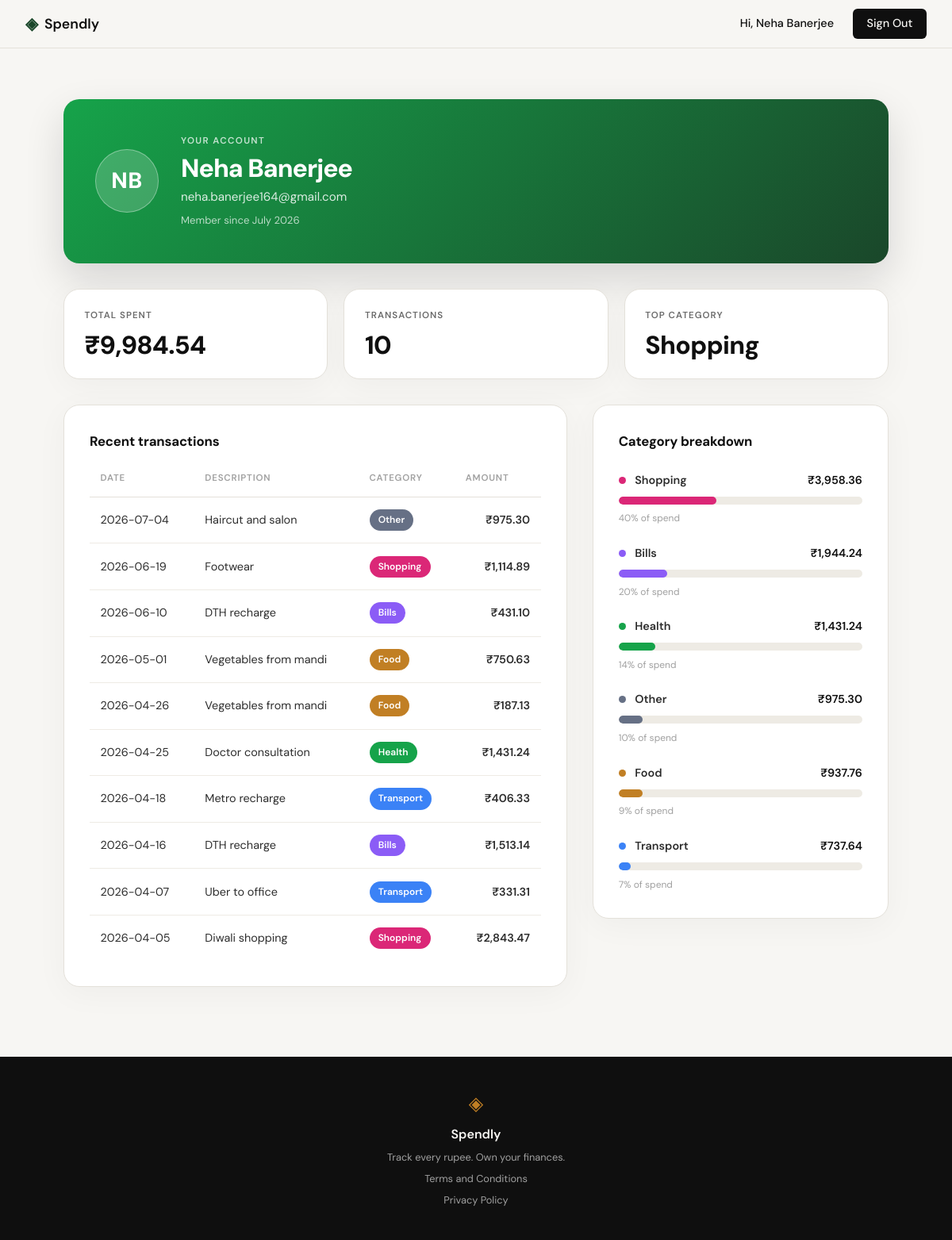
Screenshot of /profile (signed in) with the database file from the repository.
### tables this page shows
CREATE TABLE users (
            id INTEGER PRIMARY KEY AUTOINCREMENT,
            name TEXT NOT NULL,
            email TEXT UNIQUE NOT NULL,
            password_hash TEXT NOT NULL,
            created_at TEXT DEFAULT (datetime('now'))
        );

CREATE TABLE expenses (
            id INTEGER PRIMARY KEY AUTOINCREMENT,
            user_id INTEGER NOT NULL,
            amount REAL NOT NULL,
            category TEXT NOT NULL,
            date TEXT NOT NULL,
            description TEXT,
            created_at TEXT DEFAULT (datetime('now')),
            FOREIGN KEY (user_id) REFERENCES users (id)
        );

### app.py (the view)
@app.route("/profile")
def profile():
    user_id = session.get("user_id")
    if not user_id:
        return redirect(url_for("login"))
    account = get_user_by_id(user_id)
    if account is None:
        session.clear()
        return redirect(url_for("login"))
    user = {
        "name": account["name"],
        "email": account["email"],
        "initials": build_initials(account["name"]),
        "member_since": format_member_since(account["created_at"]),
    }
    stats = get_summary_stats(user_id)
    summary = {
        "total_spent": "{:,.2f}".format(stats["total_spent"]),
        "transaction_count": stats["transaction_count"],
        "top_category": stats["top_category"],
    }
    transactions = [
        {
            "date": t["date"],
            "description": t["description"],
            "category": t["category"],
            "amount": "{:,.2f}".format(t["amount"]),
        }
        for t in get_recent_transactions(user_id)
    ]
    breakdown = [
        {
            "category": c["category"],
            "amount": "{:,.2f}".format(c["amount"]),
            "pct": c["pct"],
            "width_class": "bar-w" + str(round(c["pct"] / 5) * 5),
        }
        for c in get_category_breakdown(user_id)
    ]
    return render_template(
        "profile.html",
        user=user,
        summary=summary,
        transactions=transactions,
        breakdown=breakdown,
    )

### app.py (called while the page is built)
def build_initials(name):
    parts = (name or "").split()
    initials = "".join(part[0] for part in parts[:2])
    return initials.upper() or "?"

def format_member_since(created_at):
    try:
        return datetime.strptime(created_at, "%Y-%m-%d %H:%M:%S").strftime("%B %Y")
    except (TypeError, ValueError):
        return "—"

### database/db.py (called while the page is built)
def get_db():
    conn = sqlite3.connect(DB_PATH)
    conn.row_factory = sqlite3.Row
    conn.execute("PRAGMA foreign_keys = ON")
    return conn

def get_user_by_id(user_id):
    conn = get_db()
    user = conn.execute(
        "SELECT * FROM users WHERE id = ?", (user_id,)
    ).fetchone()
    conn.close()
    return user

def get_summary_stats(user_id):
    conn = get_db()
    total_row = conn.execute(
        "SELECT COALESCE(SUM(amount), 0), COUNT(*) FROM expenses WHERE user_id = ?",
        (user_id,),
    ).fetchone()
    category_row = conn.execute(
        "SELECT category FROM expenses WHERE user_id = ? "
        "GROUP BY category ORDER BY SUM(amount) DESC LIMIT 1",
        (user_id,),
    ).fetchone()
    conn.close()
    transaction_count = total_row[1]
    if transaction_count == 0:
        return {"total_spent": 0, "transaction_count": 0, "top_category": "—"}
    top_category = category_row[0] if category_row is not None else "—"
    return {
        "total_spent": float(total_row[0]),
        "transaction_count": transaction_count,
        "top_category": top_category,
    }

def get_recent_transactions(user_id, limit=10):
    conn = get_db()
    rows = conn.execute(
        "SELECT date, description, category, amount "
        "FROM expenses "
        "WHERE user_id = ? "
        "ORDER BY date DESC, id DESC "
        "LIMIT ?",
        (user_id, limit),
    ).fetchall()
    conn.close()
    return [dict(row) for row in rows]

### templates/profile.html (shortened to what this page needs)
{% extends "base.html" %}
{% block content %}
<section class="profile">
    <div class="profile-inner">
        <div class="profile-hero">
            <div class="profile-avatar" aria-hidden="true">{{ user.initials }}</div>
            <div class="profile-hero-meta">
                <span class="profile-eyebrow">Your account</span>
                <h1 class="profile-name">{{ user.name }}</h1>
                <p class="profile-email">{{ user.email }}</p>
                <p class="profile-since">Member since {{ user.member_since }}</p>
            </div>
        </div>
        <div class="profile-stats">
            <div class="profile-stat">
                <span class="profile-stat-label">Total spent</span>
                <span class="profile-stat-value">₹{{ summary.total_spent }}</span>
            </div>
            <div class="profile-stat">
                <span class="profile-stat-label">Transactions</span>
                <span class="profile-stat-value">{{ summary.transaction_count }}</span>
            </div>
            <div class="profile-stat">
                <span class="profile-stat-label">Top category</span>
                <span class="profile-stat-value">{{ summary.top_category }}</span>
            </div>
        </div>
        <div class="profile-grid">
            <div class="profile-card">
                <h2 class="profile-section-title">Recent transactions</h2>
                {% if transactions %}
                <div class="profile-table-wrap">
                    <table class="profile-table">
                        <thead>
                            <tr>
                                <th>Date</th>
                                <th>Description</th>
                                <th>Category</th>
                                <th class="profile-amount">Amount</th>
                            </tr>
                        </thead>
                        <tbody>
                            {% for tx in transactions %}
                            <tr>
                                <td class="profile-date">{{ tx.date }}</td>
                                <td>{{ tx.description }}</td>
                                <td>
                                    <span class="cat-badge cat-{{ tx.category|lower }}">{{ tx.category }}</span>
                                </td>
                                <td class="profile-amount">₹{{ tx.amount }}</td>
                            </tr>
                            {% endfor %}
                        </tbody>
                    </table>
                </div>
                {% else %}
                <div class="profile-empty">
                    <p class="profile-empty-title">No transactions yet</p>
                    <p class="profile-empty-text">Your recent expenses will show up here once you start tracking.</p>
                </div>
                {% endif %}
            </div>
            <div class="profile-card">
                <h2 class="profile-section-title">Category breakdown</h2>
                {% if breakdown %}
                <div class="profile-breakdown">
                    {% for c in breakdown %}
                    <div class="profile-bar-row">
                        <div class="profile-bar-head">
                            <span class="profile-bar-cat">
                                <span class="cat-dot cat-{{ c.category|lower }}" aria-hidden="true"></span>
                                {{ c.category }}
                            </span>
                            <span class="profile-bar-amt">₹{{ c.amount }}</span>
                        </div>
                        <div class="profile-bar-track">
                            <div class="profile-bar-fill cat-{{ c.category|lower }} {{ c.width_class }}"></div>
                        </div>
                        <span class="profile-bar-pct">{{ c.pct }}% of spend</span>
                    </div>
                    {% endfor %}
                </div>
                {% else %}
                <div class="profile-empty">
                    <p class="profile-empty-title">Nothing to break down</p>
                    <p class="profile-empty-text">Add expenses to see where your money goes.</p>
                </div>
                {% endif %}
            </div>
        </div>
    </div>
</section>
{% endblock %}

### templates/base.html (shortened to what this page needs)
<!DOCTYPE html>
<html lang="en">
<head>
    <link rel="stylesheet" href="{{ url_for('static', filename='css/style.css') }}">
</head>
<body>
    <nav class="navbar">
        <div class="nav-inner">
            <a href="{{ url_for('landing') }}" class="nav-brand">
                <span class="brand-icon">◈</span>
                <span class="brand-name">Spendly</span>
            </a>
            <div class="nav-links">
                {% if session.get('user_id') %}
                <span>Hi, {{ session['user_name'] }}</span>
                <a href="{{ url_for('logout') }}" class="nav-cta">Sign Out</a>
                {% else %}
                <a href="{{ url_for('login') }}">Sign in</a>
                <a href="{{ url_for('register') }}" class="nav-cta">Get started</a>
                {% endif %}
            </div>
        </div>
    </nav>
    <main class="main-content">
        {% block content %}{% endblock %}
    </main>
    <footer class="footer">
        <div class="footer-inner">
            <span class="brand-icon">◈</span>
            <span class="footer-name">Spendly</span>
            <p class="footer-copy">Track every rupee. Own your finances.</p>
            <a href="{{ url_for('terms') }}">Terms and Conditions</a>
            <a href="{{ url_for('privacy') }}">Privacy Policy</a>
        </div>
    </footer>
</body>
</html>

### rows the page displays
users: user_name "Neha Banerjee", name "Neha Banerjee", email "neha.banerjee164@gmail.com"
expenses: date "2026-07-04", description "Haircut and salon", category "Other", amount "975.30", pct "10"
expenses: date "2026-06-19", description "Footwear", category "Shopping", amount "1,114.89"
expenses: date "2026-06-10", description "DTH recharge", category "Bills", amount "431.10"
expenses: date "2026-05-01", description "Vegetables from mandi", category "Food", amount "750.63"
expenses: date "2026-04-26", description "Vegetables from mandi", category "Food", amount "187.13"
expenses: date "2026-04-25", description "Doctor consultation", category "Health", amount "1,431.24", pct "14"
expenses: date "2026-04-18", description "Metro recharge", category "Transport", amount "406.33"
expenses: date "2026-04-16", description "DTH recharge", category "Bills", amount "1,513.14"
expenses: date "2026-04-07", description "Uber to office", category "Transport", amount "331.31"
expenses: date "2026-04-05", description "Diwali shopping", category "Shopping", amount "2,843.47"

### other values shown
{{ user.initials }} "NB"
{{ user.member_since }} "July 2026"
{{ summary.total_spent }} "9,984.54"
{{ summary.transaction_count }} "10"
{{ summary.top_category }} "Shopping"
{{ c.category }} "Shopping" "Bills" "Food" "Transport"
{{ c.amount }} "3,958.36" "1,944.24" "937.76" "737.64"
{{ c.pct }} "40" "20" "9" "7"
